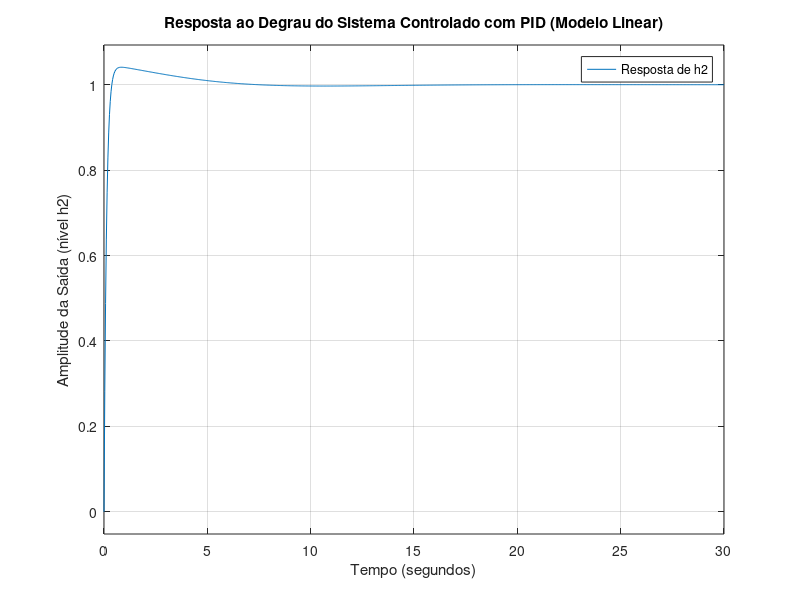

The MATLAB source for this figure: (Note: this script raises an error after producing the figure.)
clear; clc; close all;

% Definição da variável de Laplace para a F. Transferência
s = tf('s');

% F. Transferência do modelo linearizado: G(s) = delta_H2(s) / delta_U(s)
G = 1.62 / (s^2 + 0.081*s - 0.006561);
G.InputName = 'Vazão u';
G.OutputName = 'Nível h2';
disp('F. Transf. do modelo linearizado:');
display(G);

%% 2. Definição dos Ganhos do Controlador PID
% Ganhos calculados analiticamente pelo método do LGR com cancelamento de
% polo -> MS < 5% e ts < 8s.
Kp = 2.51; % aumenta a agressividade da reação do sist., logo aumenta MS
Ki = 0.64; % elimina erro de reg. perm. 
Kd = 5.37; % caráter preditivo sobre o erro -> atenua ação de controle -> aumenta o amortecimento, logo diminui o MS

% controlador PID
C = pid(Kp, Ki, Kd);

disp('F. Transf. Controlador PID:');
display(C);

%% 3. Análise em MF
% Sistema em malha aberta (controlador + planta)
L = C * G;

% Sistema em MF (realimentação unitária)
T = feedback(L, 1);

% Exibição dos polos de malha fechada para verificação
polos_mf = pole(T);
disp(' ');
disp('Polos de MF:');
disp(polos_mf);
disp('Polos Dominantes devem estar próximos de -0.5 +/- 0.51j');

%% 4. Simulação e Visualização da Resposta ao Degrau
% Simulação da resposta a um degrau unitário na referência
figure;
step(T);
title('Resposta ao Degrau do Sistema Controlado com PID (Modelo Linear)');
xlabel('Tempo (segundos)');
ylabel('Amplitude da Saída (nível h2)');
grid on;
legend('Resposta de h2');

% Exibição das métricas de desempenho no Command Window
info = stepinfo(T);
disp(' ');
disp('Métricas de Desempenho da Resposta ao Degrau (Linear):');
fprintf('Overshoot (MS): %.2f %%\n', info.Overshoot);
fprintf('Tempo de Assentamento - Settling Time (tr): %.2f s\n', info.SettlingTime);
